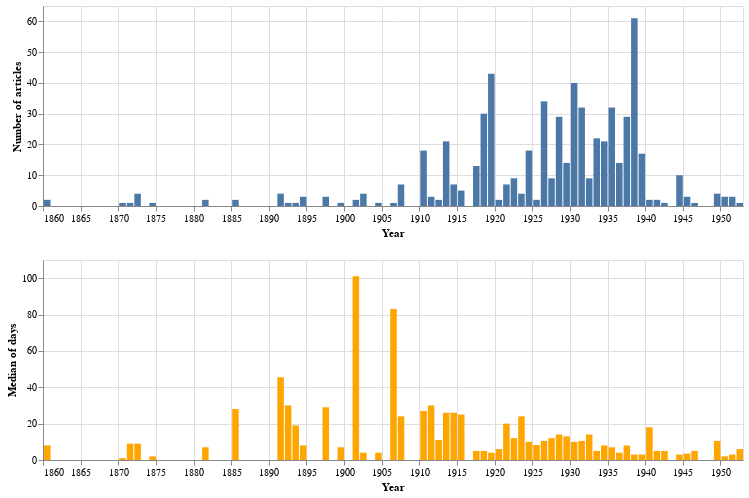

Notebook code cell kept with this figure:
### Markdown cell above
To try and see what's going on lets display the number of articles per year and compare that to the median number of days extracted from the articles for that year.

### Code cell
count = alt.Chart(new_df).mark_bar().encode(
    x=alt.X('year(date):T', title='Year'),
    y=alt.Y('count():Q', title='Number of articles'),
    tooltip=[alt.Tooltip('year(date):T', title='Year'), alt.Tooltip('count():Q', title='Number of articles')]
).properties(width=700, height=200)

median = alt.Chart(new_df).mark_bar(color='orange').encode(
    x=alt.X('year(date):T', title='Year'),
    y='median(days):Q',
    tooltip=[alt.Tooltip('year(date):T', title='Year'), alt.Tooltip('median(days):Q', title='Median number of days')]
).properties(width=700, height=200)

count & median

### Figure 1 — Vega-Lite specification as saved in the notebook (floating-point values rounded to 4 significant figures; data arrays with more than 128 entries replaced by an {"elided": "..."} marker saying what was removed)
{"$schema": "https://vega.github.io/schema/vega-lite/v3.4.0.json", "config": {"mark": {"tooltip": null}, "view": {"height": 300, "width": 400}}, "data": {"name": "data-f171f531e611af49fffd83e513d5b8de"}, "datasets": {"data-f171f531e611af49fffd83e513d5b8de": {"elided": "618 records"}}, "vconcat": [{"encoding": {"tooltip": [{"field": "date", "timeUnit": "year", "title": "Year", "type": "temporal"}, {"aggregate": "count", "title": "Number of articles", "type": "quantitative"}], "x": {"field": "date", "timeUnit": "year", "title": "Year", "type": "temporal"}, "y": {"aggregate": "count", "title": "Number of articles", "type": "quantitative"}}, "height": 200, "mark": "bar", "width": 700}, {"encoding": {"tooltip": [{"field": "date", "timeUnit": "year", "title": "Year", "type": "temporal"}, {"aggregate": "median", "field": "days", "title": "Median number of days", "type": "quantitative"}], "x": {"field": "date", "timeUnit": "year", "title": "Year", "type": "temporal"}, "y": {"aggregate": "median", "field": "days", "type": "quantitative"}}, "height": 200, "mark": {"color": "orange", "type": "bar"}, "width": 700}]}
